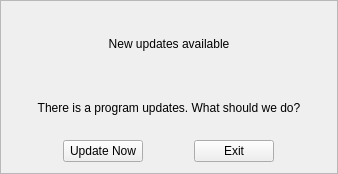
<?xml version="1.0" encoding="UTF-8"?>
<ui version="4.0">
 <class>UpdateLoaderDialogContent</class>
 <widget class="QFrame" name="UpdateLoaderDialogContent">
  <property name="geometry">
   <rect>
    <x>0</x>
    <y>0</y>
    <width>336</width>
    <height>174</height>
   </rect>
  </property>
  <property name="windowTitle">
   <string>Frame</string>
  </property>
  <property name="frameShape">
   <enum>QFrame::StyledPanel</enum>
  </property>
  <property name="frameShadow">
   <enum>QFrame::Raised</enum>
  </property>
  <layout class="QVBoxLayout" name="verticalLayout_2">
   <item>
    <layout class="QVBoxLayout" name="verticalLayout">
     <property name="spacing">
      <number>0</number>
     </property>
     <item>
      <widget class="QLabel" name="headerLabel">
       <property name="minimumSize">
        <size>
         <width>314</width>
         <height>27</height>
        </size>
       </property>
       <property name="text">
        <string>New updates available</string>
       </property>
       <property name="alignment">
        <set>Qt::AlignCenter</set>
       </property>
      </widget>
     </item>
     <item>
      <widget class="QLabel" name="textLabel">
       <property name="text">
        <string>There is a program updates. What should we do?</string>
       </property>
       <property name="alignment">
        <set>Qt::AlignCenter</set>
       </property>
      </widget>
     </item>
     <item>
      <layout class="QHBoxLayout" name="horizontalLayout_2">
       <item>
        <widget class="QPushButton" name="downloadNowButton">
         <property name="sizePolicy">
          <sizepolicy hsizetype="Maximum" vsizetype="Fixed">
           <horstretch>0</horstretch>
           <verstretch>0</verstretch>
          </sizepolicy>
         </property>
         <property name="text">
          <string>Update Now</string>
         </property>
        </widget>
       </item>
       <item>
        <widget class="QPushButton" name="downloadLaterButton">
         <property name="sizePolicy">
          <sizepolicy hsizetype="Maximum" vsizetype="Fixed">
           <horstretch>0</horstretch>
           <verstretch>0</verstretch>
          </sizepolicy>
         </property>
         <property name="text">
          <string>Exit</string>
         </property>
        </widget>
       </item>
      </layout>
     </item>
    </layout>
   </item>
  </layout>
 </widget>
 <resources/>
 <connections/>
</ui>
